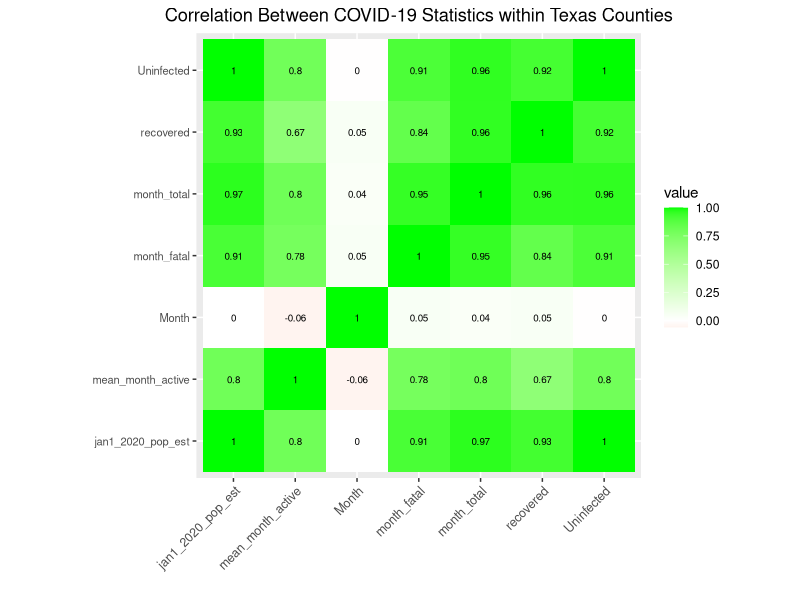
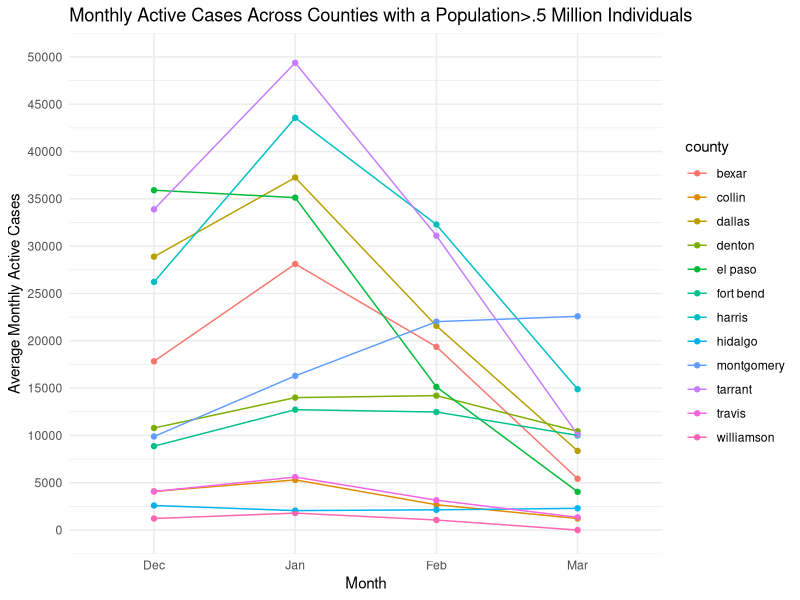
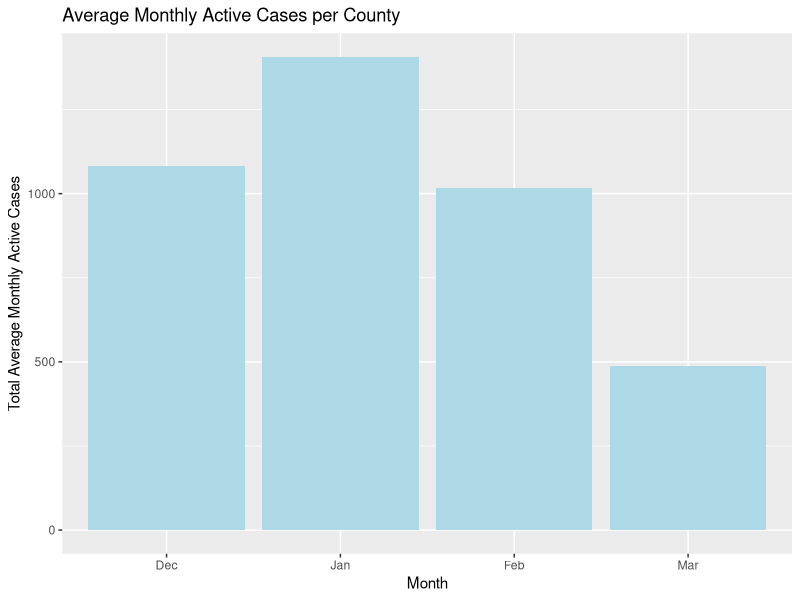
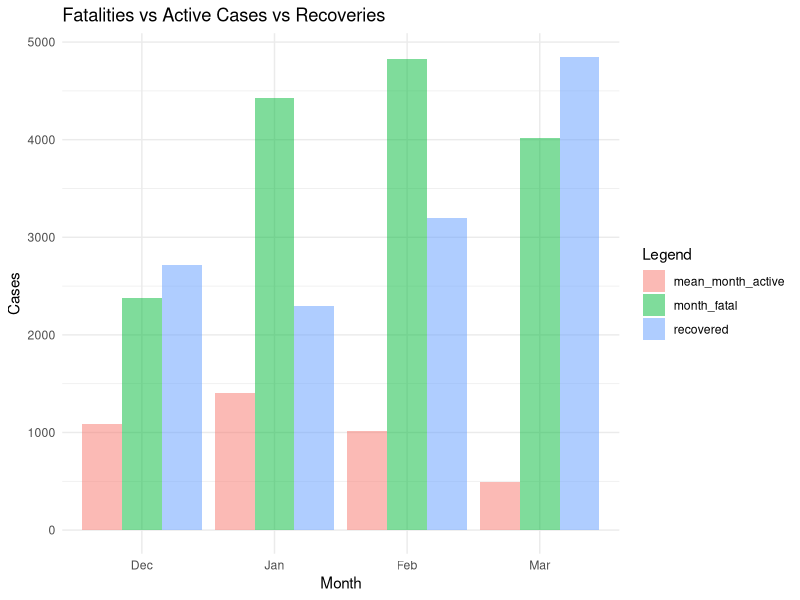
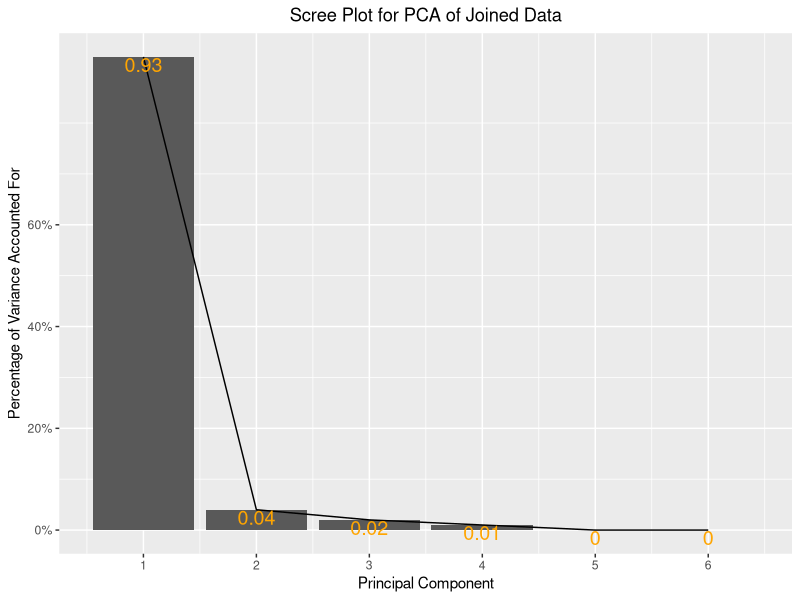
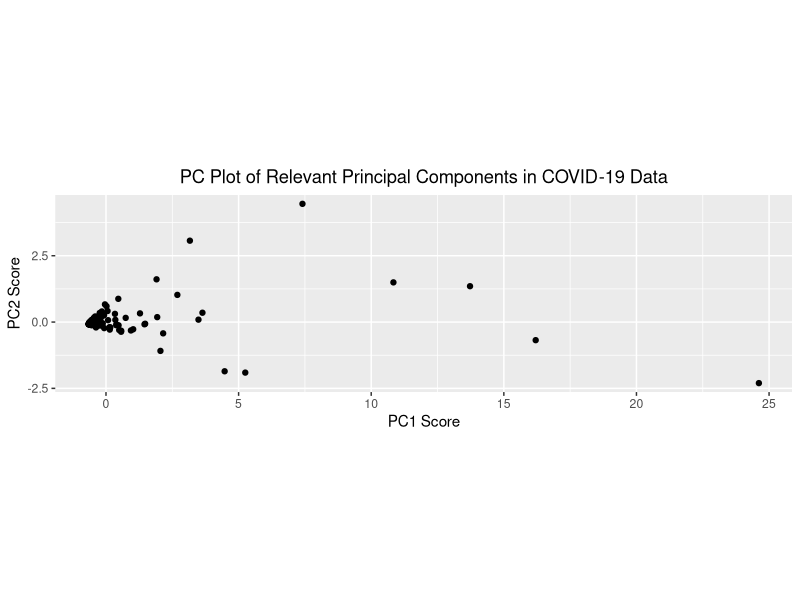
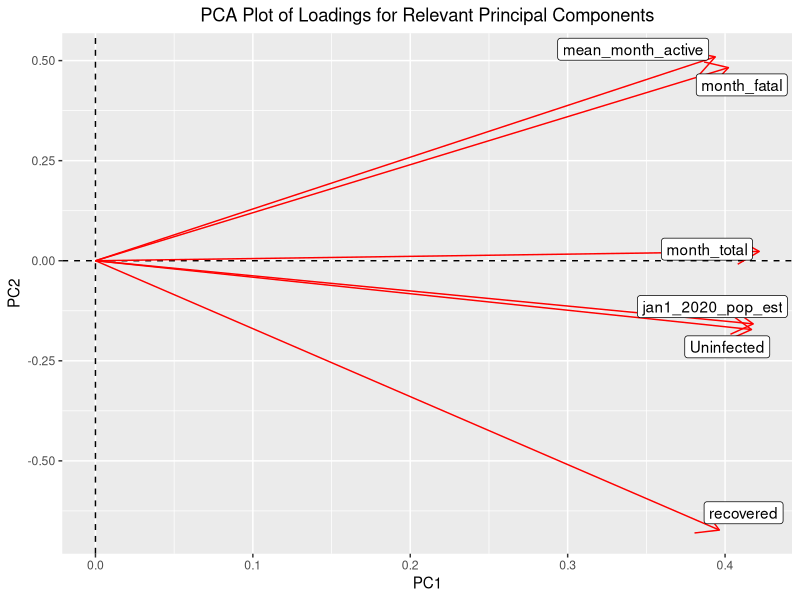

Here is the R script that generated these plots, in order:
## ---- chunk 1
knitr::opts_chunk$set(echo = TRUE, eval = TRUE, fig.align = "center", warning = F, message = F,
tidy=TRUE, tidy.opts=list(width.cutoff=60), R.options=list(max.print=100))
## ---- chunk 2
library(dplyr)
library(tidyverse)
library(ggplot2)
library(readxl)


setwd("~/my stuff/website/content/project")

population <- read.csv("2019_txpopest_county.csv")

Active_Cases <- read_excel("Texas COVID-19 Active Case Data by County.xlsx")

Total_Cases <- read_excel("Texas COVID-19 Case Count Data by County.xlsx")

Fatalities <- read_excel("Texas COVID-19 Fatality Count Data by County.xlsx")


pop_2020 <- population %>% select(county, jan1_2020_pop_est) %>% filter(county != "State of Texas") %>% mutate(county = tolower(county))

Active_Cases <- Active_Cases %>% na.omit() %>% rename("county"= 1) %>% filter(county != "County") %>% mutate(county = tolower(county)) 

Longer_Active_cases <- Active_Cases %>% pivot_longer(contains("-"))%>% separate(name, into = c("Month", "Day"),sep="-") %>% select(-"Day") %>% mutate(Month = recode(Month, `12` = "Dec", `01` = "Jan", `02` = "Feb", '03'= "Mar")) %>% mutate("cases"= value) %>%group_by(county, Month) %>% summarise(mean_month_active= mean(cases)) %>% mutate_if(is.numeric,round,3) 

Fatalities <- Fatalities  %>% na.omit() %>% rename("county"= 1) %>% filter(county != "County Name") %>% filter(county != "Total") %>% filter(county != "UNKNOWN") %>% mutate(county = tolower(county))

Longer_Fatalities <- Fatalities %>% pivot_longer(contains("-"))%>% separate(name, into = c("Month", "Day"),sep="-") %>% select(-"Day") %>% mutate(Month = recode(Month, `12` = "Dec", `01` = "Jan", `02` = "Feb", '03'= "Mar")) %>% mutate("cases"= value) %>%group_by(county, Month) %>% summarise(month_fatal= sum(cases)) %>% mutate_if(is.numeric,round,3) 

Total_Cases <- Total_Cases  %>% na.omit() %>% rename("county"= 1) %>% filter(county != "County Name") %>% filter(county != "Total") %>% mutate(county = tolower(county))

Longer_Total <- Total_Cases %>% pivot_longer(contains("-"))%>% separate(name, into = c("Month", "Day"),sep="-") %>% select(-"Day") %>% mutate(Month = recode(Month, `12` = "Dec", `01` = "Jan", `02` = "Feb", '03'= "Mar")) %>% mutate("cases"= value) %>%group_by(county, Month) %>% summarise(month_total= max(cases)) %>% mutate_if(is.numeric,round,3) 

Joined <- left_join(Longer_Active_cases, Longer_Total, by=c("county", "Month"))
Joined <- left_join(Joined, Longer_Fatalities, by=c("county", "Month"))
Joined <- left_join(Joined, pop_2020, by=c("county"))
Joined <- Joined %>% na.omit()
## ---- chunk 3
Joined <- Joined %>% group_by(county, Month) %>% mutate (Uninfected = jan1_2020_pop_est - month_total) %>% mutate(recovered = month_total- mean_month_active- month_fatal)

Joined %>% group_by(county) %>% select(-month_total) %>% summarise_if(is.numeric,list(Mean=mean),na.rm=T)  %>% arrange(desc(mean_month_active_Mean)) %>% filter(mean_month_active_Mean > median(mean_month_active_Mean))
                                                                           
Joined %>% group_by(county) %>% select(-month_total) %>% summarise_if(is.numeric,list(SD= sd),na.rm=T)%>% arrange(desc(mean_month_active_SD)) %>% filter(mean_month_active_SD > median(mean_month_active_SD)) %>% select(- jan1_2020_pop_est_SD)

Joined %>% group_by(county) %>% select(-month_total) %>% summarise_if(is.numeric,list(Var= var),na.rm=T)%>% arrange(desc(mean_month_active_Var)) %>% filter(mean_month_active_Var > median(mean_month_active_Var)) %>% select(- jan1_2020_pop_est_Var)%>% mutate_if(is.numeric,round,3)

Joined %>% group_by(county) %>% select(-month_total) %>% summarise_if(is.numeric,list(IQR= IQR),na.rm=T) %>% arrange(desc(mean_month_active_IQR)) %>% filter(mean_month_active_IQR > median(mean_month_active_IQR)) %>% select(- jan1_2020_pop_est_IQR)

temp <- Joined %>% group_by(Month) %>% arrange(Month) %>% filter(mean_month_active == max(mean_month_active))%>% select(county)

Joined %>% group_by(Month) %>% arrange(Month) %>% summarise(max(mean_month_active)) %>% left_join(temp)

temp2 <- Joined %>% group_by(Month) %>% arrange(Month) %>% filter(month_fatal == max(month_fatal))%>% select(county)

Joined %>% group_by(Month) %>% arrange(Month) %>% summarise(max(month_fatal)) %>% left_join(temp2)

temp3 <- Joined %>% group_by(Month) %>% arrange(Month) %>% filter(recovered == max(recovered)) %>% select(county)

Joined %>% group_by(Month) %>% arrange(Month) %>% summarise(max(recovered)) %>% left_join(temp3)

## ---- chunk 4

cor <- Joined %>% ungroup() %>% select(- county) %>% mutate(Month = recode(Month,  "Dec" = '00' , "Jan" = '01' , "Feb"= '02', "Mar"= '03')) %>% mutate(Month= as.numeric(Month)) %>% cor(use="pair")

cor %>% as.data.frame %>% rownames_to_column%>%pivot_longer(-1) %>% ggplot(aes(rowname,name,fill=value))+  geom_tile()+  scale_fill_gradient2(low="red",high="green")+  geom_text(aes(label=round(value,2)),color = "black", size = 2.5)+ xlab("")+ylab("")+theme(axis.text.x = element_text(size=9,angle = 45, hjust=1), axis.text.y = element_text(size=8))+  coord_fixed()+ ggtitle("Correlation Between COVID-19 Statistics within Texas Counties")+theme(plot.title = element_text(hjust = 0.5))

## ---- chunk 5

Joined_Large <- Joined %>% filter(jan1_2020_pop_est> 500000) 

Joined_Large %>% ggplot(aes(Month, mean_month_active, color= county))  + geom_point() + geom_line(aes(group=county)) + scale_x_discrete(name ="Month", limits=c("Dec","Jan","Feb", "Mar")) + scale_y_continuous(limits = c(0, 50000), breaks = seq(0,50000, 5000)) + ylab("Average Monthly Active Cases") + ggtitle("Monthly Active Cases Across Counties with a Population>.5 Million Individuals") + theme_minimal() 

Joined %>% group_by(county) %>% ggplot(aes(Month, mean_month_active)) + geom_bar(stat= "summary", fun= mean, fill= "#ADD8E6")  + scale_x_discrete(name ="Month", limits=c("Dec","Jan","Feb", "Mar")) + ylab("Total Average Monthly Active Cases") + ggtitle("Average Monthly Active Cases per County") 

## ---- chunk 6
Joined %>% select(Month, month_fatal, mean_month_active, recovered) %>% pivot_longer(cols = c(month_fatal, mean_month_active, recovered),names_to = "Legend") %>% ggplot()+geom_bar(aes(x=Month,y= value,fill=Legend), stat= "summary", fun= mean, alpha=.5, position = "dodge") + theme_minimal() + ylab("Cases") + scale_x_discrete(name ="Month", limits=c("Dec","Jan","Feb", "Mar")) + ggtitle("Fatalities vs Active Cases vs Recoveries") 

## ---- chunk 7

Joined_Prep <- Joined %>% ungroup() %>% filter(Month=="Jan") 
Joined_Prep[is.na(Joined_Prep)] = 0
joined_num <- Joined_Prep %>% select_if(is.numeric, na.rm = T) %>% scale
rownames(joined_num) <- Joined_Prep$county
joined_pca <- princomp(joined_num)
## ---- chunk 8
eigval <- joined_pca$sdev^2
varprop = round(eigval/sum(eigval), 2)
ggplot() + geom_bar(aes(y = varprop, x = 1:6), stat = "identity") + 
    xlab("") + geom_path(aes(y = varprop, x = 1:6)) + geom_text(aes(x = 1:6, 
    y = varprop, label = round(varprop, 2)), vjust = 1, col = "orange", 
    size = 5) + scale_y_continuous(breaks = seq(0, 0.6, 0.2), 
    labels = scales::percent) + scale_x_continuous(breaks = 1:10) + 
    ggtitle("Scree Plot for PCA of Joined Data") + theme(plot.title = element_text(hjust = 0.5)) + 
    xlab("Principal Component") + ylab("Percentage of Variance Accounted For")

eigval
## ---- chunk 9
PCAplot <- Joined %>% ungroup()%>% select_if(is.numeric, na.rm = T)
temporary <- Joined %>% filter(Month == "Jan") %>% ungroup() %>%select(county)
joined_pca$scores %>% as.data.frame() %>% cbind.data.frame(temporary) %>% mutate(PC1 = joined_pca$scores[, 1], PC2 = joined_pca$scores[, 
    2]) %>% ggplot(aes(PC1, PC2)) + geom_point() + 
    coord_fixed() + ggtitle("PC Plot of Relevant Principal Components in COVID-19 Data") + 
    theme(plot.title = element_text(hjust = 0.5)) + xlab("PC1 Score") + 
    ylab("PC2 Score")

#highest/lowest on Pc 1/2
joined_pca$scores[,1:2] %>% as.data.frame %>% top_n(3, Comp.1) 
joined_pca$scores[,1:2] %>% as.data.frame %>% top_n(-3, Comp.1)
joined_pca$scores[,1:2] %>% as.data.frame %>% top_n(3, Comp.2)
joined_pca$scores[,1:2] %>% as.data.frame %>% top_n(-3, Comp.2)

## ---- chunk 10
library(ggrepel)
joined_pca$loadings[1:6, 1:2] %>% as.data.frame %>% rownames_to_column %>% 
    ggplot() + geom_hline(aes(yintercept = 0), lty = 2) + geom_vline(aes(xintercept = 0), 
    lty = 2) + ylab("PC2") + xlab("PC1") + geom_segment(aes(x = 0, 
    y = 0, xend = Comp.1, yend = Comp.2), arrow = arrow(), col = "red") + 
    geom_label_repel(aes(x = Comp.1, y = Comp.2, label = rowname)) + 
    ggtitle("PCA Plot of Loadings for Relevant Principal Components") + 
    theme(plot.title = element_text(hjust = 0.5))
